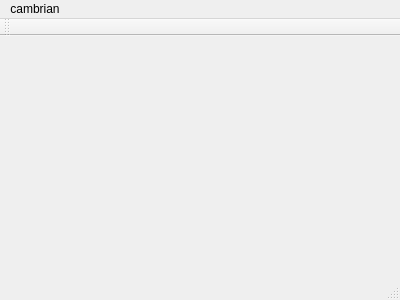
<?xml version="1.0" encoding="UTF-8"?>
<ui version="4.0">
 <class>MainWindow</class>
 <widget class="QMainWindow" name="MainWindow">
  <property name="geometry">
   <rect>
    <x>0</x>
    <y>0</y>
    <width>400</width>
    <height>300</height>
   </rect>
  </property>
  <property name="windowTitle">
   <string>MainWindow</string>
  </property>
  <widget class="QWidget" name="centralWidget"/>
  <widget class="QMenuBar" name="menuBar">
   <property name="geometry">
    <rect>
     <x>0</x>
     <y>0</y>
     <width>400</width>
     <height>22</height>
    </rect>
   </property>
   <widget class="QMenu" name="menuCambrian">
    <property name="title">
     <string>cambrian</string>
    </property>
    <addaction name="actionAdd_Credential"/>
   </widget>
   <addaction name="menuCambrian"/>
  </widget>
  <widget class="QToolBar" name="mainToolBar">
   <attribute name="toolBarArea">
    <enum>TopToolBarArea</enum>
   </attribute>
   <attribute name="toolBarBreak">
    <bool>false</bool>
   </attribute>
  </widget>
  <widget class="QStatusBar" name="statusBar"/>
  <action name="actionAdd_Credential">
   <property name="text">
    <string>add Credential</string>
   </property>
  </action>
 </widget>
 <layoutdefault spacing="6" margin="11"/>
 <resources/>
 <connections/>
</ui>
